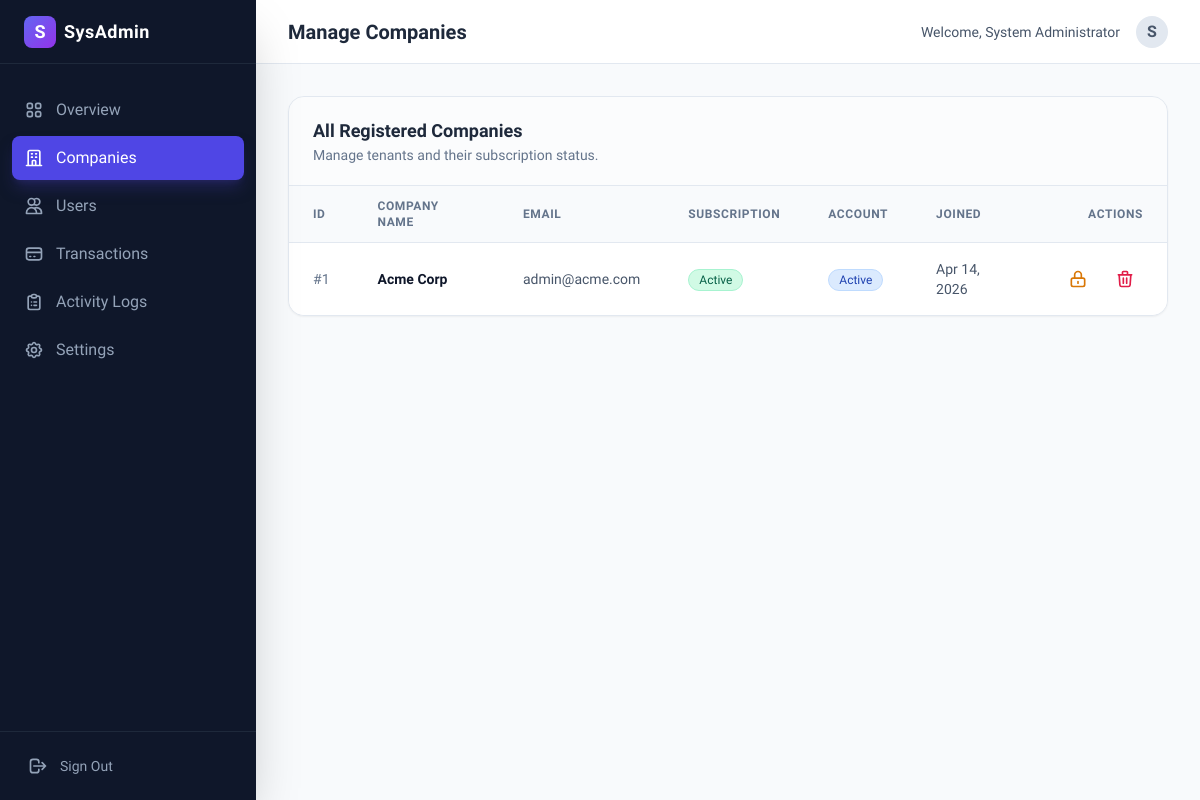
Screenshot of /admin/companies (signed in) with the database file from the repository.
### tables this page shows
CREATE TABLE IF NOT EXISTS companies (
    id INT AUTO_INCREMENT PRIMARY KEY,
    name VARCHAR(255) NOT NULL,
    email VARCHAR(255) NOT NULL UNIQUE,
    subscription_status ENUM('active', 'inactive', 'trial') DEFAULT 'trial',
    plan ENUM('starter', 'professional', 'enterprise') NOT NULL DEFAULT 'starter',
    trial_ends_at DATETIME,
    created_at TIMESTAMP DEFAULT CURRENT_TIMESTAMP,
    updated_at TIMESTAMP DEFAULT CURRENT_TIMESTAMP ON UPDATE CURRENT_TIMESTAMP
);

### src/Controllers/DashboardController.php (called while the page is built, shortened)
<?php
class DashboardController extends Controller
{
    public function companies()
    {
        $db = new \App\Config\Database();
        $conn = $db->getConnection();
        $stmt = $conn->query("SELECT * FROM companies ORDER BY created_at DESC");
        $companies = $stmt->fetchAll(\PDO::FETCH_ASSOC);
        $this->view('dashboard/system/companies', ['companies' => $companies]);
    }
}

### src/Views/dashboard/system/companies.php (the view, shortened to what this page needs)
<div class="bg-white rounded-2xl shadow-sm border border-slate-200 overflow-hidden">
    <div class="px-6 py-5 border-b border-slate-200 bg-slate-50/50 flex flex-col sm:flex-row sm:items-center justify-between gap-4">
        <div>
            <h3 class="text-lg font-bold text-slate-800">All Registered Companies</h3>
            <p class="text-sm text-slate-500">Manage tenants and their subscription status.</p>
        </div>
    </div>
    <div class="overflow-x-auto">
        <table class="min-w-full divide-y divide-slate-200">
            <thead class="bg-slate-50">
                <tr>
                    <th class="px-6 py-3 text-left text-xs font-semibold text-slate-500 uppercase tracking-wider">ID</th>
                    <th class="px-6 py-3 text-left text-xs font-semibold text-slate-500 uppercase tracking-wider">Company Name</th>
                    <th class="px-6 py-3 text-left text-xs font-semibold text-slate-500 uppercase tracking-wider">Email</th>
                    <th class="px-6 py-3 text-left text-xs font-semibold text-slate-500 uppercase tracking-wider">Subscription</th>
                    <th class="px-6 py-3 text-left text-xs font-semibold text-slate-500 uppercase tracking-wider">Account</th>
                    <th class="px-6 py-3 text-left text-xs font-semibold text-slate-500 uppercase tracking-wider">Joined</th>
                    <th class="px-6 py-3 text-right text-xs font-semibold text-slate-500 uppercase tracking-wider">Actions</th>
                </tr>
            </thead>
            <tbody class="divide-y divide-slate-100 bg-white">
                <?php foreach ($companies as $company): ?>
                    <?php
                        $is_trial = $company['subscription_status'] === 'trial';
                        $trial_ended = !empty($company['trial_ends_at']) && strtotime($company['trial_ends_at']) < time();
                        $is_expired = $is_trial && $trial_ended;
                    ?>
                    <tr class="hover:bg-slate-50/80 transition-colors">
                        <td class="px-6 py-4 text-sm text-slate-500">#<?= $company['id'] ?></td>
                        <td class="px-6 py-4 text-sm font-semibold text-slate-900"><?= htmlspecialchars($company['name']) ?></td>
                        <td class="px-6 py-4 text-sm text-slate-600"><?= htmlspecialchars($company['email']) ?></td>
                        <td class="px-6 py-4">
                            <?php if ($is_expired): ?>
                                <span class="inline-flex items-center px-2.5 py-0.5 rounded-full text-xs font-medium bg-rose-100 text-rose-800 border border-rose-200">
                                    Expired (Trial)
                                </span>
                            <?php else: ?>
                                <span class="inline-flex items-center px-2.5 py-0.5 rounded-full text-xs font-medium capitalize
                                    <?= $company['subscription_status'] === 'active' ? 'bg-emerald-100 text-emerald-800 border border-emerald-200' : 'bg-amber-100 text-amber-800 border border-amber-200' ?>">
                                    <?= ucfirst($company['subscription_status']) ?>
                                </span>
                            <?php endif; ?>
                        </td>
                        <td class="px-6 py-4">
                            <span class="inline-flex items-center px-2.5 py-0.5 rounded-full text-xs font-medium capitalize
                                <?= ($company['account_status'] ?? 'active') === 'active' ? 'bg-blue-100 text-blue-800 border border-blue-200' : 'bg-red-100 text-red-800 border border-red-200' ?>">
                                <?= ucfirst($company['account_status'] ?? 'active') ?>
                            </span>
                        </td>
                        <td class="px-6 py-4 text-sm text-slate-600"><?= date('M j, Y', strtotime($company['created_at'])) ?></td>
                        <td class="px-6 py-4 text-right text-sm font-medium whitespace-nowrap">
                            <form action="/saas/admin/companies/suspend" method="POST" class="inline-block" onsubmit="return confirm('Are you sure you want to change the status of this company?');">
                                <?php if (($company['account_status'] ?? 'active') === 'active'): ?>
                                    <button type="submit" class="text-amber-600 hover:text-amber-900 hover:bg-amber-50 px-2 py-1 rounded transition-colors" title="Suspend Access">
                                        <svg class="w-5 h-5" fill="none" stroke="currentColor" viewBox="0 0 24 24">
                                            <path stroke-linecap="round" stroke-linejoin="round" stroke-width="2" d="M12 15v2m-6 4h12a2 2 0 002-2v-6a2 2 0 00-2-2H6a2 2 0 00-2 2v6a2 2 0 002 2zm10-10V7a4 4 0 00-8 0v4h8z"></path>
                                        </svg>
                                    </button>
                                <?php endif; ?>
                            </form>
                            <form action="/saas/admin/companies/delete" method="POST" class="inline-block ml-2" onsubmit="return confirm('WARNING: This will permanently delete the company and. Are you sure?');">
                                <button type="submit" class="text-rose-600 hover:text-rose-900 hover:bg-rose-50 px-2 py-1 rounded transition-colors" title="Delete Company">
                                    <svg class="w-5 h-5" fill="none" stroke="currentColor" viewBox="0 0 24 24">
                                        <path stroke-linecap="round" stroke-linejoin="round" stroke-width="2" d="M19 7l-.867 12.142A2 2 0 0116.138 21H7.862a2 2 0 01-1.995-1.858L5 7m5 4v6m4-6v6m1-10V4a1 1 0 00-1-1h-4a1 1 0 00-1 1v3M4 7h16"></path>
                                    </svg>
                                </button>
                            </form>
                        </td>
                    </tr>
                <?php endforeach; ?>
            </tbody>
        </table>
    </div>
</div>
<?php
$content = ob_get_clean();
$title = "Manage Companies";
require __DIR__ . '/../../dashboard_layout.php';
?>

### public/index.php (shortened to what this page needs)
<?php
spl_autoload_register(function ($class) {
    $prefix = 'App\\';
    $base_dir = __DIR__ . '/../src/';
    $len = strlen($prefix);
    $relative_class = substr($class, $len);
    $file = $base_dir . str_replace('\\', '/', $relative_class) . '.php';
});
$requestUri = parse_url($_SERVER['REQUEST_URI'], PHP_URL_PATH);
$requestMethod = $_SERVER['REQUEST_METHOD'];
if (strpos($requestUri, '/saas/public') === 0) {
    $requestUri = substr($requestUri, strlen('/saas/public'));
} elseif (strpos($requestUri, '/saas') === 0) {
    $requestUri = substr($requestUri, strlen('/saas'));
}
if (array_key_exists($requestUri, $routes[$requestMethod])) {
    $parts = explode('@', $routes[$requestMethod][$requestUri]);
    $controllerName = "App\\Controllers\\" . $parts[0];
    $action = $parts[1];
    if (class_exists($controllerName)) {
        $controller = new $controllerName();
        if (method_exists($controller, $action)) {
            $controller->$action();
        } else {
            http_response_code(500);
            echo "Action not found";
        }
    } else {
        http_response_code(500);
        echo "Controller not found: " . $controllerName;
    }
} else {
    http_response_code(404);
    echo "404 Not Found";
}

### src/Controllers/Controller.php (shortened to what this page needs)
<?php
class Controller
{
    protected function view($view, $data = [])
    {
        extract($data);
        $viewFile = __DIR__ . '/../Views/' . $view . '.php';
        if (file_exists($viewFile)) {
            require $viewFile;
        } else {
            echo "View not found: " . $viewFile;
        }
    }
}

### src/Views/dashboard_layout.php (shortened to what this page needs)
<!DOCTYPE html>
<html lang="en" class="scroll-smooth">
<head>
    <script src="https://cdn.tailwindcss.com"></script>
</head>
<body class="bg-slate-50 text-slate-900 antialiased font-sans">
    <?php
    $role = $_SESSION['role'] ?? 'viewer';
    $name = $_SESSION['name'] ?? 'User';
    $initial = strtoupper(substr($name, 0, 1));
    ?>
    <div class="flex h-screen bg-slate-50">
        <aside class="w-64 bg-slate-900 text-white flex flex-col shadow-2xl z-20">
            <div class="h-16 flex items-center px-6 border-b border-slate-800 bg-slate-900">
                <div class="flex items-center gap-2">
                    <div
                        class="w-8 h-8 rounded-lg bg-gradient-to-br from-indigo-500 to-purple-600 flex items-center justify-center text-white font-bold text-lg">
                        S
                    </div>
                    <span class="text-lg font-bold tracking-wide">
                        <?= $role === 'system_admin' ? 'SysAdmin' : 'SupplierEval' ?>
                    </span>
                </div>
            </div>
            <nav class="flex-1 overflow-y-auto py-6 px-3 space-y-1">
                <a href="/saas/dashboard"
                    class="flex items-center justify-between px-3 py-2.5 text-slate-400 hover:text-white hover:bg-slate-800 rounded-lg transition-all <?= $_SERVER['REQUEST_URI'] === '/saas/dashboard' ? 'bg-indigo-600 text-white shadow-lg shadow-indigo-900/50' : '' ?>">
                    <div class="flex items-center gap-3">
                        <span class="font-medium">Overview</span>
                    </div>
                </a>
                <?php if ($role === 'system_admin'): ?>
                    <a href="/saas/admin/companies"
                        class="flex items-center gap-3 px-3 py-2.5 text-slate-400 hover:text-white hover:bg-slate-800 rounded-lg transition-all <?= str_contains($_SERVER['REQUEST_URI'], '/admin/companies') ? 'bg-indigo-600 text-white shadow-lg shadow-indigo-900/50' : '' ?>">
                        <svg class="w-5 h-5" fill="none" stroke="currentColor" viewBox="0 0 24 24">
                            <path stroke-linecap="round" stroke-linejoin="round" stroke-width="2"
                                d="M19 21V5a2 2 0 00-2-2H7a2 2 0 00-2 2v16m14 0h2m-2 0h-5m-9 0H3m2 0h5M9 7h1m-1 4h1m4-4h1m-1 4h1m-5 10v-5a1 1 0 011-1h2a1 1 0 011 1v5m-4 0h4">
                            </path>
                        </svg>
                        <span class="font-medium">Companies</span>
                    </a>
                    <a href="/saas/admin/users"
                        class="flex items-center gap-3 px-3 py-2.5 text-slate-400 hover:text-white hover:bg-slate-800 rounded-lg transition-all <?= str_contains($_SERVER['REQUEST_URI'], '/admin/users') ? 'bg-indigo-600 text-white shadow-lg shadow-indigo-900/50' : '' ?>">
                        <svg class="w-5 h-5" fill="none" stroke="currentColor" viewBox="0 0 24 24">
                            <path stroke-linecap="round" stroke-linejoin="round" stroke-width="2"
                                d="M12 4.354a4 4 0 110 5.292M15 21H3v-1a6 6 0 0112 0v1zm0 0h6v-1a6 6 0 00-9-5.197M13 7a4 4 0 11-8 0 4 4 0 018 0z">
                            </path>
                        </svg>
                        <span class="font-medium">Users</span>
                    </a>
                    <a href="/saas/admin/transactions"
                        class="flex items-center gap-3 px-3 py-2.5 text-slate-400 hover:text-white hover:bg-slate-800 rounded-lg transition-all <?= str_contains($_SERVER['REQUEST_URI'], '/admin/transactions') ? 'bg-indigo-600 text-white shadow-lg shadow-indigo-900/50' : '' ?>">
                        <svg class="w-5 h-5" fill="none" stroke="currentColor" viewBox="0 0 24 24">
                            <path stroke-linecap="round" stroke-linejoin="round" stroke-width="2"
                                d="M3 10h18M7 15h1m4 0h1m-7 4h12a3 3 0 003-3V8a3 3 0 00-3-3H6a3 3 0 00-3 3v8a3 3 0 003 3z">
                            </path>
                        </svg>
                        <span class="font-medium">Transactions</span>
                    </a>
                    <a href="/saas/admin/audit-logs"
                        class="flex items-center gap-3 px-3 py-2.5 text-slate-400 hover:text-white hover:bg-slate-800 rounded-lg transition-all <?= str_contains($_SERVER['REQUEST_URI'], '/admin/audit-logs') ? 'bg-indigo-600 text-white shadow-lg shadow-indigo-900/50' : '' ?>">
                        <span class="font-medium">Activity Logs</span>
                    </a>
                    <a href="/saas/admin/settings"
                        class="flex items-center gap-3 px-3 py-2.5 text-slate-400 hover:text-white hover:bg-slate-800 rounded-lg transition-all <?= str_contains($_SERVER['REQUEST_URI'], '/admin/settings') ? 'bg-indigo-600 text-white shadow-lg shadow-indigo-900/50' : '' ?>">
                        <span class="font-medium">Settings</span>
                    </a>
                <?php endif; ?>
            </nav>
            <div class="p-4 border-t border-slate-800">
                <form action="/saas/logout" method="POST">
                    <button type="submit"
                        class="w-full flex items-center gap-3 px-3 py-2 text-slate-400 hover:text-white transition-colors text-sm font-medium">
                        <svg class="w-5 h-5" fill="none" stroke="currentColor" viewBox="0 0 24 24">
                            <path stroke-linecap="round" stroke-linejoin="round" stroke-width="2"
                                d="M17 16l4-4m0 0l-4-4m4 4H7m6 4v1a3 3 0 01-3 3H6a3 3 0 01-3-3V7a3 3 0 013-3h4a3 3 0 013 3v1">
                            </path>
                        </svg>
                        Sign Out
                    </button>
                </form>
            </div>
        </aside>
        <main class="flex-1 overflow-y-auto bg-slate-50 flex flex-col">
            <header
                class="bg-white border-b border-slate-200 h-16 flex items-center justify-between px-8 sticky top-0 z-10">
                <h1 class="text-xl font-bold text-slate-800"><?= $title ?? 'Dashboard' ?></h1>
                <div class="flex items-center gap-4">
                    <span class="text-sm font-medium text-slate-600 hidden md:block">Welcome,
                        <?= htmlspecialchars($name) ?></span>
                    <div
                        class="h-8 w-8 rounded-full bg-slate-200 flex items-center justify-center text-slate-600 font-bold">
                        <?= $initial ?>
                    </div>
                </div>
            </header>
            <div class="max-w-7xl mx-auto px-8 py-8 w-full">
                <?= $content ?? '' ?>
            </div>
        </main>
    </div>
</body>
</html>

### src/Views/dashboard_layout.php (style rules this page uses)
body { font-family: 'Plus Jakarta Sans', sans-serif; }

### rows the page displays
companies: id "1", name "Acme Corp", email "admin@acme.com", subscription_status "Active", account_status "Active", created_at "Apr 14, 2026"

### other values shown
$title "Manage Companies"
$name "System Administrator"
$initial "S"
